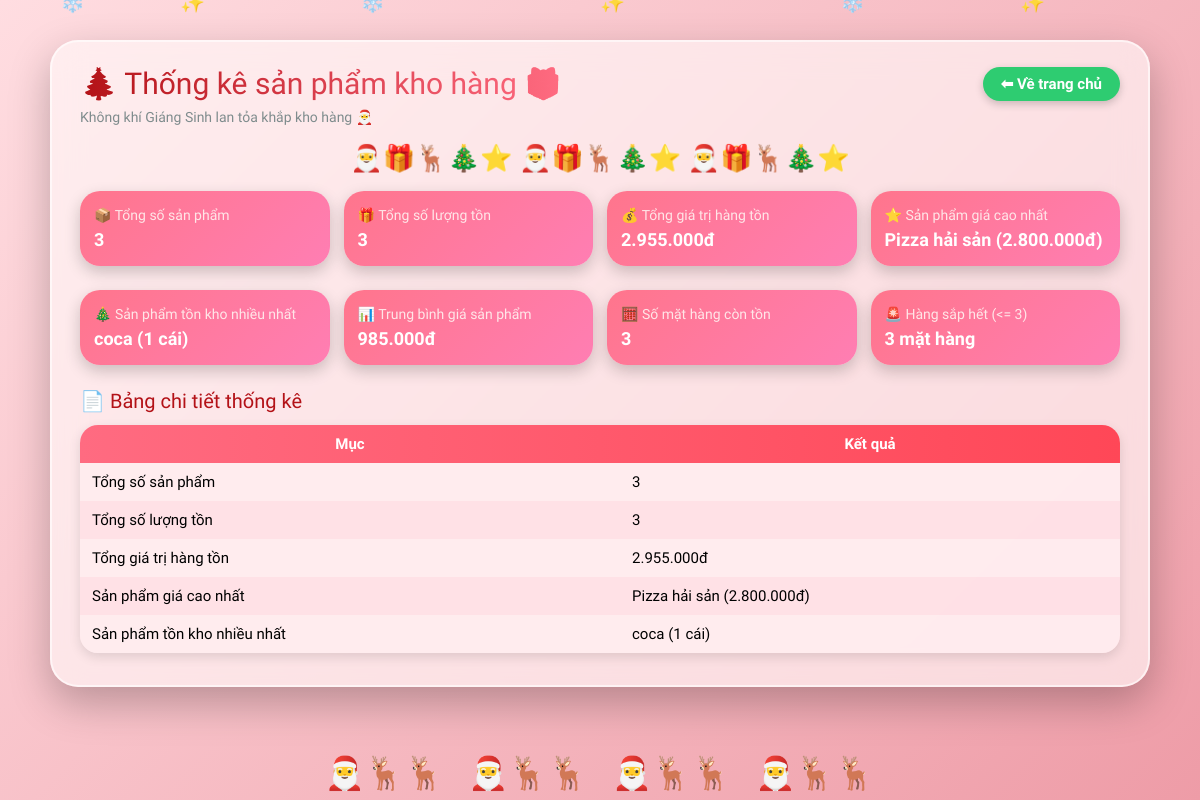
The page /backend/thongke.php on the database its author committed.
### tables this page shows
CREATE TABLE `sanpham` (
  `maSP` int(11) NOT NULL,
  `tenSP` varchar(200) NOT NULL,
  `gia` decimal(18,2) NOT NULL,
  `moTa` varchar(500) DEFAULT NULL,
  `hinhAnh` varchar(255) DEFAULT NULL,
  `maDM` int(11) NOT NULL,
  `soLuong` int(11) DEFAULT 0
);

### backend/thongke.php (the view, shortened to what this page needs)
<?php
require_once __DIR__ . '/connect.php';
function getRow($conn, $sql) {
    $result = $conn->query($sql);
    return $result->fetch_assoc();
}
$kq1 = getRow($conn, "SELECT COUNT(*) AS tongSP FROM sanpham");
$kq2 = getRow($conn, "SELECT SUM(soLuong) AS tongSL FROM sanpham");
$kq3 = getRow($conn, "SELECT SUM(gia * soLuong) AS tongGiaTri FROM sanpham");
$kq4 = getRow($conn, "
    SELECT tenSP, gia
    FROM sanpham
    ORDER BY gia DESC
    LIMIT 1
");
$kq5 = getRow($conn, "
    SELECT tenSP, soLuong
    FROM sanpham
    ORDER BY soLuong DESC
    LIMIT 1
");
?>
<!DOCTYPE html>
<html lang="vi">
<head>
</head>
<body>
<div class="snowflakes">
    <div class="snowflake">❄️</div><div class="snowflake">✨</div><div class="snowflake">❄️</div>
    <div class="snowflake">✨</div><div class="snowflake">❄️</div><div class="snowflake">✨</div>
</div>
<div class="main-card">
    <div class="topbar">
        <div class="title">🎄 Thống kê sản phẩm kho hàng 🎁</div>
        <a href="/Web-ban-hang/index.html" class="back-btn">⬅ Về trang chủ</a>
    </div>
    <div class="subtitle">Không khí Giáng Sinh lan tỏa khắp kho hàng 🎅</div>
    <div class="emoji-row">
        🎅🎁🦌🎄⭐ 🎅🎁🦌🎄⭐ 🎅🎁🦌🎄⭐
    </div>
    <div class="stats-row">
        <div class="stat-card">
            <div class="stat-title">📦 Tổng số sản phẩm</div>
            <div class="stat-value">
                <?= number_format($kq1['tongSP'] ?? 0) ?>
            </div>
        </div>
        <div class="stat-card">
            <div class="stat-title">🎁 Tổng số lượng tồn</div>
            <div class="stat-value">
                <?= number_format($kq2['tongSL'] ?? 0) ?>
            </div>
        </div>
        <div class="stat-card">
            <div class="stat-title">💰 Tổng giá trị hàng tồn</div>
            <div class="stat-value">
                <?= number_format($kq3['tongGiaTri'] ?? 0, 0, ',', '.') ?>đ
            </div>
        </div>
        <div class="stat-card">
            <div class="stat-title">⭐ Sản phẩm giá cao nhất</div>
            <div class="stat-value">
                <?= isset($kq4['tenSP']) ? $kq4['tenSP'] . ' (' . number_format($kq4['gia'], 0, ',', '.') . 'đ)' : '—' ?>
            </div>
        </div>
    </div>
    <div class="stats-row">
        <div class="stat-card">
            <div class="stat-title">🎄 Sản phẩm tồn kho nhiều nhất</div>
            <div class="stat-value">
                <?= isset($kq5['tenSP']) ? $kq5['tenSP'] . ' (' . number_format($kq5['soLuong']) . ' cái)' : '—' ?>
            </div>
        </div>
        <div class="stat-card">
            <div class="stat-title">📊 Trung bình giá sản phẩm</div>
            <div class="stat-value">
                <?php
                $avg = getRow($conn, "SELECT AVG(gia) AS avgGia FROM sanpham");
                echo number_format($avg['avgGia'] ?? 0, 0, ',', '.') . 'đ';
                ?>
            </div>
        </div>
        <div class="stat-card">
            <div class="stat-title">🧮 Số mặt hàng còn tồn</div>
            <div class="stat-value">
                <?php
                $kq6 = getRow($conn, "SELECT COUNT(*) AS soMatHang FROM sanpham WHERE soLuong > 0");
                echo number_format($kq6['soMatHang'] ?? 0);
                ?>
            </div>
        </div>
        <div class="stat-card">
            <div class="stat-title">🚨 Hàng sắp hết (&lt;= 3)</div>
            <div class="stat-value">
                <?php
                $kq7 = getRow($conn, "SELECT COUNT(*) AS sapHet FROM sanpham WHERE soLuong <= 3");
                echo number_format($kq7['sapHet'] ?? 0) . " mặt hàng";
                ?>
            </div>
        </div>
    </div>
    <div class="section-title">📄 Bảng chi tiết thống kê</div>
    <table>
        <thead>
            <tr>
                <th>Mục</th>
                <th>Kết quả</th>
            </tr>
        </thead>
        <tbody>
            <tr>
                <td>Tổng số sản phẩm</td>
                <td><?= number_format($kq1['tongSP'] ?? 0) ?></td>
            </tr>
            <tr>
                <td>Tổng số lượng tồn</td>
                <td><?= number_format($kq2['tongSL'] ?? 0) ?></td>
            </tr>
            <tr>
                <td>Tổng giá trị hàng tồn</td>
                <td><?= number_format($kq3['tongGiaTri'] ?? 0, 0, ',', '.') ?>đ</td>
            </tr>
            <tr>
                <td>Sản phẩm giá cao nhất</td>
                <td>
                    <?= isset($kq4['tenSP']) ? $kq4['tenSP'] . ' (' . number_format($kq4['gia'], 0, ',', '.') . 'đ)' : '—' ?>
                </td>
            </tr>
            <tr>
                <td>Sản phẩm tồn kho nhiều nhất</td>
                <td>
                    <?= isset($kq5['tenSP']) ? $kq5['tenSP'] . ' (' . number_format($kq5['soLuong']) . ' cái)' : '—' ?>
                </td>
            </tr>
        </tbody>
    </table>
</div>
<div class="santa">
    <div class="santa-track">
        🎅🦌🦌 &nbsp; 🎅🦌🦌 &nbsp; 🎅🦌🦌 &nbsp; 🎅🦌🦌
    </div>
</div>
</body>
</html>

### backend/thongke.php (style rules this page uses)
* { box-sizing: border-box; }
body { margin: 0; padding: 20px; font-family: "Baloo 2", cursive; background: linear-gradient(135deg, #ffdde1, #ee9ca7); min-height: 100vh; overflow-x: hidden; position: relative; }
.snowflakes { position: fixed; width: 100%; top: 0; left: 0; pointer-events: none; z-index: 5; }
.snowflake { position: fixed; top: -10px; color: #fff; opacity: 0.95; font-size: 20px; animation: snow 9s linear infinite; }
.snowflake:nth-child(1) { left:5%; animation-duration:9s; }
.snowflake:nth-child(2) { left:15%;animation-duration:7s; }
.snowflake:nth-child(3) { left:30%;animation-duration:10s; }
.snowflake:nth-child(4) { left:50%;animation-duration:8s; }
.snowflake:nth-child(5) { left:70%;animation-duration:9s; }
.snowflake:nth-child(6) { left:85%;animation-duration:11s; }
.main-card { max-width: 1100px; margin: 20px auto 60px; background: rgba(255, 248, 248, 0.65); backdrop-filter: blur(16px); border-radius: 28px; padding: 24px 28px 32px; border: 2px solid rgba(255,255,255,0.6); box-shadow: 0 16px 40px rgba(0,0,0,0.25); position: relative; z-index: 10; }
.topbar { display: flex; justify-content: space-between; align-items: center; margin-bottom: 8px; }
.title { font-size: 30px; display: flex; align-items: center; gap: 8px; background: linear-gradient(90deg, #b31217, #ff6b81); -webkit-background-clip: text; -webkit-text-fill-color: transparent; }
.subtitle { font-size: 14px; color: #7f8c8d; margin-bottom: 18px; }
.back-btn { padding: 8px 18px; border-radius: 20px; background: #2ecc71; color: #ffffff; text-decoration: none; font-weight: 600; font-size: 15px; display: inline-flex; align-items: center; gap: 6px; box-shadow: 0 3px 8px rgba(0,0,0,0.2); }
.emoji-row { text-align: center; font-size: 26px; margin: 8px 0 18px; }
.stats-row { display: grid; grid-template-columns: repeat(4, 1fr); gap: 14px; margin-bottom: 24px; }
.stat-card { background: linear-gradient(135deg, #ff758c, #ff7eb3); border-radius: 20px; padding: 16px 14px; color: #ffecec; box-shadow: 0 6px 16px rgba(0,0,0,0.2); transition: 0.22s; }
.stat-title { font-size: 14px; opacity: 0.95; margin-bottom: 6px; }
.stat-value { font-size: 18px; font-weight: 700; color: #ffffff; }
.section-title { margin-top: 10px; font-size: 20px; color: #b31217; display: flex; align-items: center; gap: 6px; }
table { width: 100%; border-collapse: collapse; margin-top: 12px; border-radius: 18px; overflow: hidden; box-shadow: 0 4px 12px rgba(0,0,0,0.12); }
thead tr { background: linear-gradient(90deg, #ff6b81, #ff4757); color: #fff; }
th, td { padding: 10px 12px; font-size: 15px; }
tbody tr:nth-child(odd) { background: rgba(255, 236, 239, 0.95); }
tbody tr:nth-child(even) { background: rgba(255, 225, 230, 0.95); }
.santa { position: absolute; left: 0; bottom: 8px; width: 100%; text-align: center; font-size: 32px; pointer-events: none; }
.santa-track { display: inline-block; white-space: nowrap; animation: santaMove 3s linear infinite; }

### rows shown on the page
sanpham: tenSP "Pizza hải sản", gia "2.800.000"
sanpham: tenSP "coca", soLuong "1"

### other values the page prints
$kq1['tongSP'] "3"
$kq2['tongSL'] "3"
$kq3['tongGiaTri'] "2.955.000"
$avg['avgGia'] "985.000"
$kq6['soMatHang'] "3"
$kq7['sapHet'] "3"
